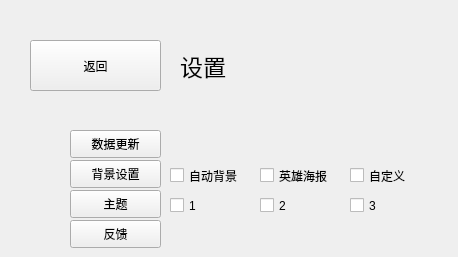
    <widget class="QWidget" name="page_8">
     <widget class="QPushButton" name="pushButton_525_return_4">
      <property name="geometry">
       <rect>
        <x>30</x>
        <y>40</y>
        <width>131</width>
        <height>51</height>
       </rect>
      </property>
      <property name="text">
       <string>返回</string>
      </property>
     </widget>
     <widget class="QLabel" name="label_7">
      <property name="geometry">
       <rect>
        <x>180</x>
        <y>40</y>
        <width>221</width>
        <height>51</height>
       </rect>
      </property>
      <property name="font">
       <font>
        <pointsize>17</pointsize>
       </font>
      </property>
      <property name="text">
       <string>设置</string>
      </property>
     </widget>
     <widget class="QCheckBox" name="checkBox">
      <property name="geometry">
       <rect>
        <x>170</x>
        <y>160</y>
        <width>99</width>
        <height>31</height>
       </rect>
      </property>
      <property name="text">
       <string>自动背景</string>
      </property>
     </widget>
     <widget class="QPushButton" name="pushButton_10">
      <property name="geometry">
       <rect>
        <x>70</x>
        <y>130</y>
        <width>91</width>
        <height>28</height>
       </rect>
      </property>
      <property name="text">
       <string>数据更新</string>
      </property>
     </widget>
     <widget class="QPushButton" name="pushButton_11">
      <property name="geometry">
       <rect>
        <x>70</x>
        <y>160</y>
        <width>91</width>
        <height>28</height>
       </rect>
      </property>
      <property name="text">
       <string>背景设置</string>
      </property>
     </widget>
     <widget class="QPushButton" name="pushButton_12">
      <property name="geometry">
       <rect>
        <x>70</x>
        <y>190</y>
        <width>91</width>
        <height>28</height>
       </rect>
      </property>
      <property name="text">
       <string>主题</string>
      </property>
     </widget>
     <widget class="QCheckBox" name="checkBox_2">
      <property name="geometry">
       <rect>
        <x>260</x>
        <y>160</y>
        <width>99</width>
        <height>31</height>
       </rect>
      </property>
      <property name="text">
       <string>英雄海报</string>
      </property>
     </widget>
     <widget class="QCheckBox" name="checkBox_3">
      <property name="geometry">
       <rect>
        <x>350</x>
        <y>160</y>
        <width>99</width>
        <height>31</height>
       </rect>
      </property>
      <property name="text">
       <string>自定义</string>
      </property>
     </widget>
     <widget class="QPushButton" name="pushButton_13">
      <property name="geometry">
       <rect>
        <x>70</x>
        <y>220</y>
        <width>91</width>
        <height>28</height>
       </rect>
      </property>
      <property name="text">
       <string>反馈</string>
      </property>
     </widget>
     <widget class="QCheckBox" name="checkBox_7">
      <property name="geometry">
       <rect>
        <x>170</x>
        <y>190</y>
        <width>99</width>
        <height>31</height>
       </rect>
      </property>
      <property name="text">
       <string>1</string>
      </property>
     </widget>
     <widget class="QCheckBox" name="checkBox_8">
      <property name="geometry">
       <rect>
        <x>350</x>
        <y>190</y>
        <width>99</width>
        <height>31</height>
       </rect>
      </property>
      <property name="text">
       <string>3</string>
      </property>
     </widget>
     <widget class="QCheckBox" name="checkBox_9">
      <property name="geometry">
       <rect>
        <x>260</x>
        <y>190</y>
        <width>99</width>
        <height>31</height>
       </rect>
      </property>
      <property name="text">
       <string>2</string>
      </property>
     </widget>
    </widget>
